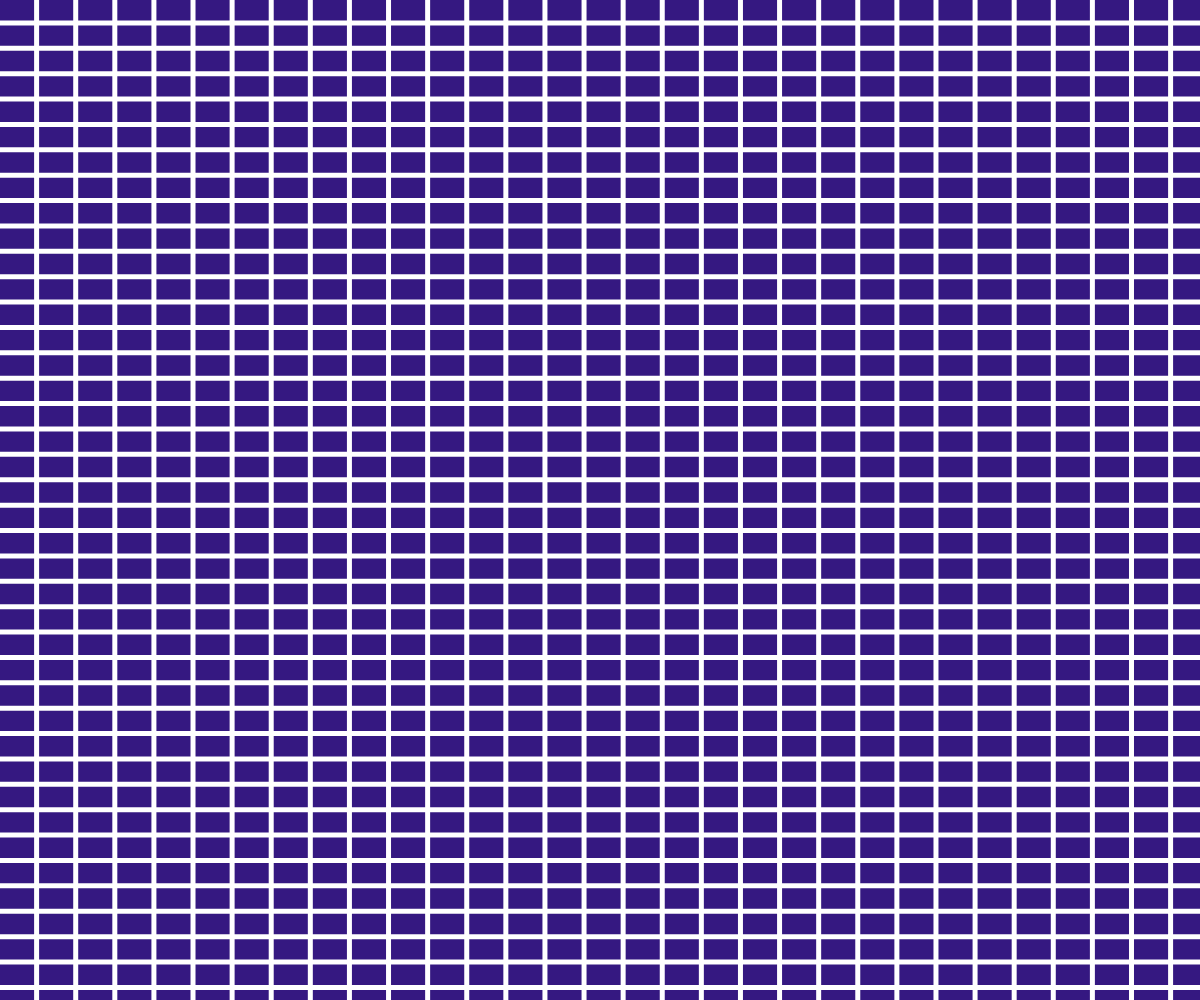
Frame 1 (no input)
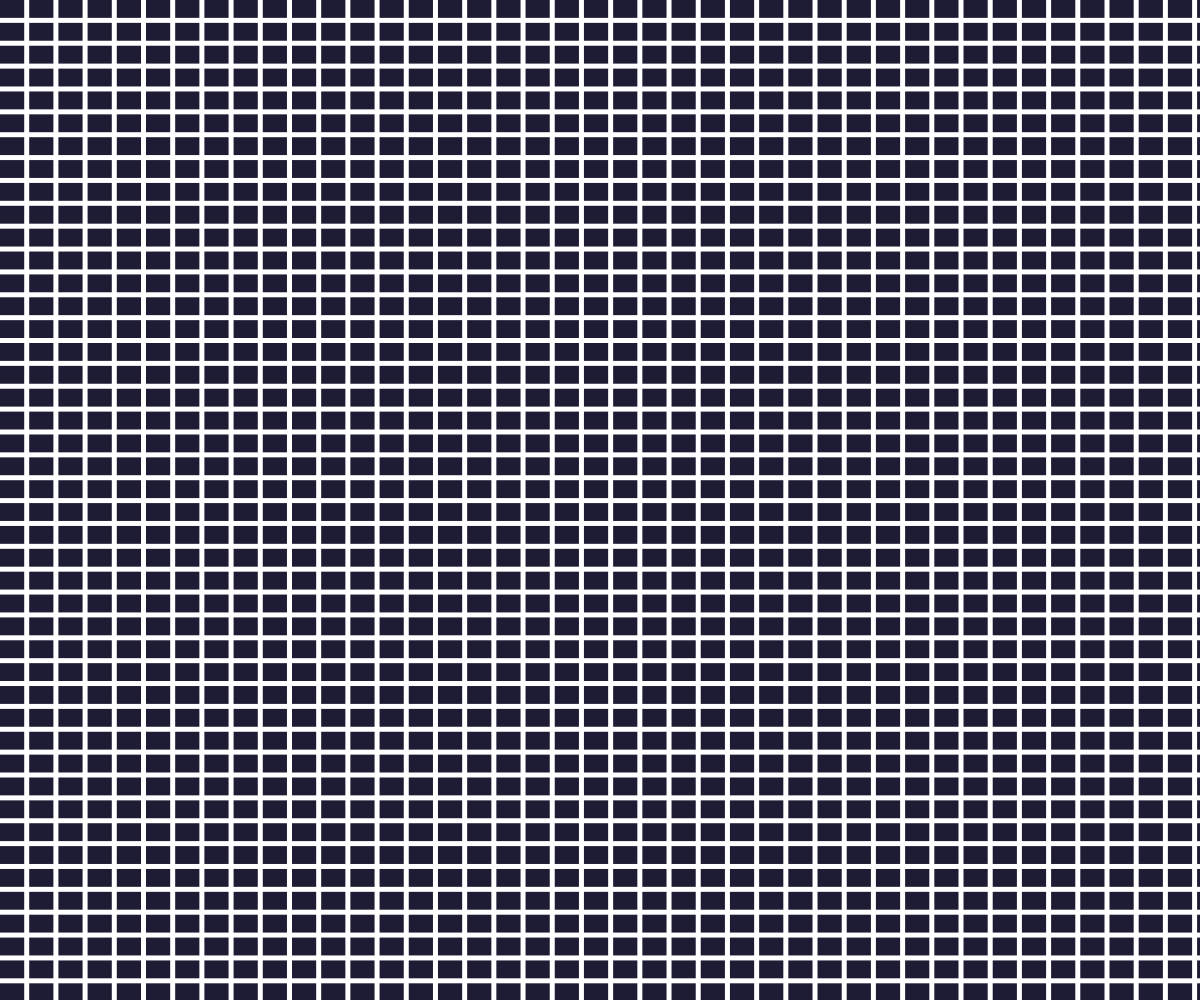
Frame 2 (the mouse pressed at the canvas centre, redrawn once)

The p5.js sketch that drew these frames (run headless with seeded random() and noise() and a simulated clock; the mouse was pressed at the canvas centre and the sketch redrawn once):

// p5.js sketch
// ── sketch.js
function preload() {
  // put preload code here
}

function setup() {
  noLoop();
  createCanvas(windowWidth, windowHeight);
  background("lightblue");
  // put setup code here
  const message =
    "This is a template repository\nfor the course Laboratorio di Computergrafica\nCommunication Design, Politecnico di Milano";
  textAlign(CENTER, CENTER);
  textSize(16);
  text(message, width / 2, height / 2);
}

function draw() {
  // put drawing code here
  background("white");
  noStroke();

  let r=random(12,69,108);
  let g=random(2,110,110);
  let b=random(29,162,157);

  fill(r,g,b);

  let altezza=random(10,40);
  let larghezza=random(10,40);
  let gutter=5;
  let rows=windowHeight/(altezza+gutter);
  let columns=windowWidth/(larghezza+gutter);

  for(let i=0; i<columns; i++){
    for(let j=0; j<rows; j++){
      let xPos=i*(larghezza + gutter);
      let yPos=j*(altezza + gutter);
      rect(xPos, yPos, larghezza, altezza);
    }
}
}
